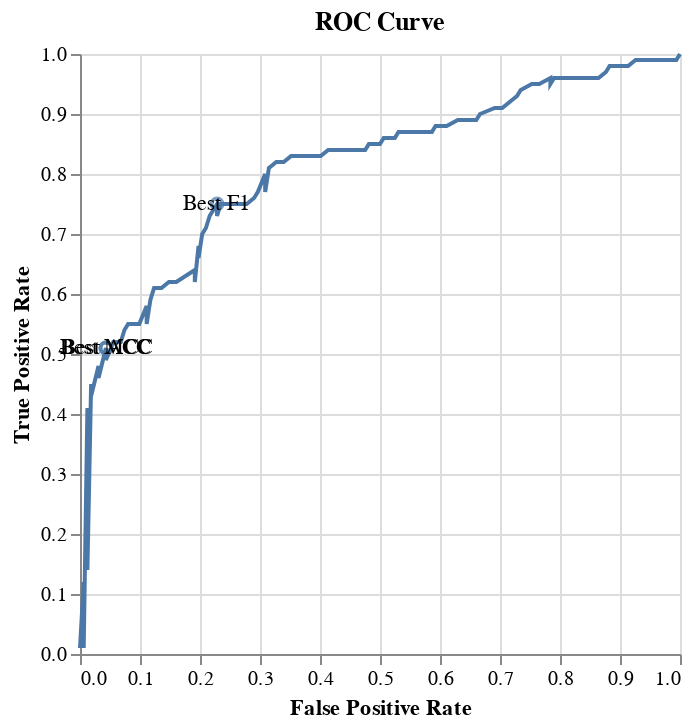

Source (notebook cell):
### Code cell
VegaLite_display(metric_plots.roc_curve)

### Figure 1 — Vega-Lite specification as saved in the notebook (floating-point values rounded to 4 significant figures)
{"layer": [{"data": {"values": [{"False Positive Rate": 1, "True Positive Rate": 1}, {"False Positive Rate": 1, "True Positive Rate": 1}, {"False Positive Rate": 0.9938, "True Positive Rate": 0.99}, {"False Positive Rate": 0.9691, "True Positive Rate": 0.99}, {"False Positive Rate": 0.9568, "True Positive Rate": 0.99}, {"False Positive Rate": 0.9383, "True Positive Rate": 0.99}, {"False Positive Rate": 0.9259, "True Positive Rate": 0.99}, {"False Positive Rate": 0.9136, "True Positive Rate": 0.98}, {"False Positive Rate": 0.9012, "True Positive Rate": 0.98}, {"False Positive Rate": 0.8827, "True Positive Rate": 0.98}, {"False Positive Rate": 0.8765, "True Positive Rate": 0.97}, {"False Positive Rate": 0.8642, "True Positive Rate": 0.96}, {"False Positive Rate": 0.8519, "True Positive Rate": 0.96}, {"False Positive Rate": 0.821, "True Positive Rate": 0.96}, {"False Positive Rate": 0.8086, "True Positive Rate": 0.96}, {"False Positive Rate": 0.7901, "True Positive Rate": 0.96}, {"False Positive Rate": 0.784, "True Positive Rate": 0.96}, {"False Positive Rate": 0.784, "True Positive Rate": 0.95}, {"False Positive Rate": 0.7654, "True Positive Rate": 0.95}, {"False Positive Rate": 0.7531, "True Positive Rate": 0.95}, {"False Positive Rate": 0.7346, "True Positive Rate": 0.94}, {"False Positive Rate": 0.7284, "True Positive Rate": 0.93}, {"False Positive Rate": 0.7037, "True Positive Rate": 0.91}, {"False Positive Rate": 0.6914, "True Positive Rate": 0.91}, {"False Positive Rate": 0.6667, "True Positive Rate": 0.9}, {"False Positive Rate": 0.6605, "True Positive Rate": 0.89}, {"False Positive Rate": 0.6296, "True Positive Rate": 0.89}, {"False Positive Rate": 0.6111, "True Positive Rate": 0.88}, {"False Positive Rate": 0.5926, "True Positive Rate": 0.88}, {"False Positive Rate": 0.5864, "True Positive Rate": 0.87}, {"False Positive Rate": 0.5679, "True Positive Rate": 0.87}, {"False Positive Rate": 0.5494, "True Positive Rate": 0.87}, {"False Positive Rate": 0.5309, "True Positive Rate": 0.87}, {"False Positive Rate": 0.5247, "True Positive Rate": 0.86}, {"False Positive Rate": 0.5062, "True Positive Rate": 0.86}, {"False Positive Rate": 0.5, "True Positive Rate": 0.85}, {"False Positive Rate": 0.4815, "True Positive Rate": 0.85}, {"False Positive Rate": 0.4753, "True Positive Rate": 0.84}, {"False Positive Rate": 0.4568, "True Positive Rate": 0.84}, {"False Positive Rate": 0.4444, "True Positive Rate": 0.84}, {"False Positive Rate": 0.4259, "True Positive Rate": 0.84}, {"False Positive Rate": 0.4136, "True Positive Rate": 0.84}, {"False Positive Rate": 0.4012, "True Positive Rate": 0.83}, {"False Positive Rate": 0.3889, "True Positive Rate": 0.83}, {"False Positive Rate": 0.3642, "True Positive Rate": 0.83}, {"False Positive Rate": 0.3519, "True Positive Rate": 0.83}, {"False Positive Rate": 0.3395, "True Positive Rate": 0.82}, {"False Positive Rate": 0.3272, "True Positive Rate": 0.82}, {"False Positive Rate": 0.3148, "True Positive Rate": 0.81}, {"False Positive Rate": 0.3086, "True Positive Rate": 0.8}, {"False Positive Rate": 0.3086, "True Positive Rate": 0.77}, {"False Positive Rate": 0.2963, "True Positive Rate": 0.77}, {"False Positive Rate": 0.2901, "True Positive Rate": 0.76}, {"False Positive Rate": 0.2778, "True Positive Rate": 0.75}, {"False Positive Rate": 0.2654, "True Positive Rate": 0.75}, {"False Positive Rate": 0.2469, "True Positive Rate": 0.75}, {"False Positive Rate": 0.2346, "True Positive Rate": 0.75}, {"False Positive Rate": 0.2284, "True Positive Rate": 0.75}, {"False Positive Rate": 0.2284, "True Positive Rate": 0.73}, {"False Positive Rate": 0.216, "True Positive Rate": 0.73}, {"False Positive Rate": 0.2099, "True Positive Rate": 0.71}, {"False Positive Rate": 0.2037, "True Positive Rate": 0.7}, {"False Positive Rate": 0.1975, "True Positive Rate": 0.68}, {"False Positive Rate": 0.1975, "True Positive Rate": 0.66}, {"False Positive Rate": 0.1914, "True Positive Rate": 0.64}, {"False Positive Rate": 0.1914, "True Positive Rate": 0.62}, {"False Positive Rate": 0.1605, "True Positive Rate": 0.62}, {"False Positive Rate": 0.1481, "True Positive Rate": 0.62}, {"False Positive Rate": 0.1358, "True Positive Rate": 0.61}, {"False Positive Rate": 0.1235, "True Positive Rate": 0.61}, {"False Positive Rate": 0.1173, "True Positive Rate": 0.59}, {"False Positive Rate": 0.1111, "True Positive Rate": 0.58}, {"False Positive Rate": 0.1111, "True Positive Rate": 0.55}, {"False Positive Rate": 0.09877, "True Positive Rate": 0.55}, {"False Positive Rate": 0.08025, "True Positive Rate": 0.55}, {"False Positive Rate": 0.07407, "True Positive Rate": 0.54}, {"False Positive Rate": 0.0679, "True Positive Rate": 0.52}, {"False Positive Rate": 0.05556, "True Positive Rate": 0.52}, {"False Positive Rate": 0.04321, "True Positive Rate": 0.51}, {"False Positive Rate": 0.04321, "True Positive Rate": 0.51}, {"False Positive Rate": 0.04321, "True Positive Rate": 0.49}, {"False Positive Rate": 0.03086, "True Positive Rate": 0.48}, {"False Positive Rate": 0.03086, "True Positive Rate": 0.46}, {"False Positive Rate": 0.01852, "True Positive Rate": 0.45}, {"False Positive Rate": 0.01852, "True Positive Rate": 0.45}, {"False Positive Rate": 0.01852, "True Positive Rate": 0.43}, {"False Positive Rate": 0.01235, "True Positive Rate": 0.41}, {"False Positive Rate": 0.01235, "True Positive Rate": 0.39}, {"False Positive Rate": 0.01235, "True Positive Rate": 0.36}, {"False Positive Rate": 0.01235, "True Positive Rate": 0.34}, {"False Positive Rate": 0.01235, "True Positive Rate": 0.31}, {"False Positive Rate": 0.01235, "True Positive Rate": 0.29}, {"False Positive Rate": 0.01235, "True Positive Rate": 0.26}, {"False Positive Rate": 0.01235, "True Positive Rate": 0.24}, {"False Positive Rate": 0.01235, "True Positive Rate": 0.21}, {"False Positive Rate": 0.01235, "True Positive Rate": 0.19}, {"False Positive Rate": 0.01235, "True Positive Rate": 0.16}, {"False Positive Rate": 0.01235, "True Positive Rate": 0.14}, {"False Positive Rate": 0.006173, "True Positive Rate": 0.12}, {"False Positive Rate": 0.006173, "True Positive Rate": 0.1}, {"False Positive Rate": 0.006173, "True Positive Rate": 0.07}, {"False Positive Rate": 0.006173, "True Positive Rate": 0.05}, {"False Positive Rate": 0.006173, "True Positive Rate": 0.02}, {"False Positive Rate": 0.006173, "True Positive Rate": 0.01}, {"False Positive Rate": 0, "True Positive Rate": 0.01}, {"False Positive Rate": 0, "True Positive Rate": 0.01}]}, "encoding": {"x": {"field": "False Positive Rate", "type": "quantitative"}, "y": {"field": "True Positive Rate", "type": "quantitative"}}, "mark": "line"}, {"data": {"values": [{"False Positive Rate": 0.2284, "True Positive Rate": 0.75, "label": "Best F1"}, {"False Positive Rate": 0.04321, "True Positive Rate": 0.51, "label": "Best MCC"}, {"False Positive Rate": 0.04321, "True Positive Rate": 0.51, "label": "Best ACC"}]}, "encoding": {"x": {"field": "False Positive Rate", "type": "quantitative"}, "y": {"field": "True Positive Rate", "type": "quantitative"}}, "mark": "point"}, {"data": {"values": [{"False Positive Rate": 0.2284, "True Positive Rate": 0.75, "label": "Best F1"}, {"False Positive Rate": 0.04321, "True Positive Rate": 0.51, "label": "Best MCC"}, {"False Positive Rate": 0.04321, "True Positive Rate": 0.51, "label": "Best ACC"}]}, "encoding": {"text": {"field": "label", "type": "nominal"}, "x": {"field": "False Positive Rate", "type": "quantitative"}, "y": {"field": "True Positive Rate", "type": "quantitative"}}, "mark": "text"}], "schema": "https://vega.github.io/schema/vega-lite/v3.json", "title": "ROC Curve"}
